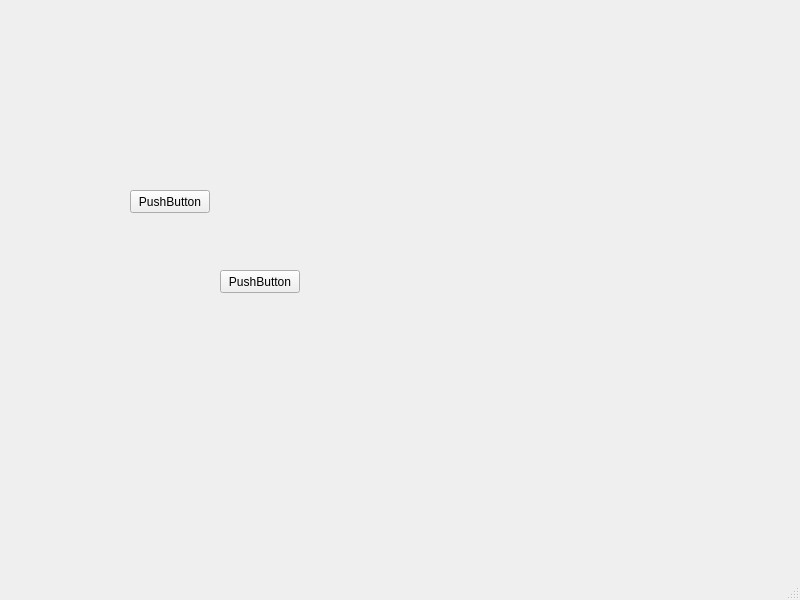
<?xml version="1.0" encoding="UTF-8"?>
<ui version="4.0">
 <class>MainWindow</class>
 <widget class="QMainWindow" name="MainWindow">
  <property name="geometry">
   <rect>
    <x>0</x>
    <y>0</y>
    <width>800</width>
    <height>600</height>
   </rect>
  </property>
  <property name="windowTitle">
   <string>MainWindow</string>
  </property>
  <widget class="QWidget" name="centralwidget">
   <widget class="QPushButton" name="pushButton">
    <property name="geometry">
     <rect>
      <x>130</x>
      <y>190</y>
      <width>80</width>
      <height>23</height>
     </rect>
    </property>
    <property name="text">
     <string>PushButton</string>
    </property>
   </widget>
   <widget class="QPushButton" name="pushButton_2">
    <property name="geometry">
     <rect>
      <x>220</x>
      <y>270</y>
      <width>80</width>
      <height>23</height>
     </rect>
    </property>
    <property name="text">
     <string>PushButton</string>
    </property>
   </widget>
  </widget>
  <widget class="QMenuBar" name="menubar">
   <property name="geometry">
    <rect>
     <x>0</x>
     <y>0</y>
     <width>800</width>
     <height>20</height>
    </rect>
   </property>
  </widget>
  <widget class="QStatusBar" name="statusbar"/>
 </widget>
 <resources/>
 <connections/>
</ui>
